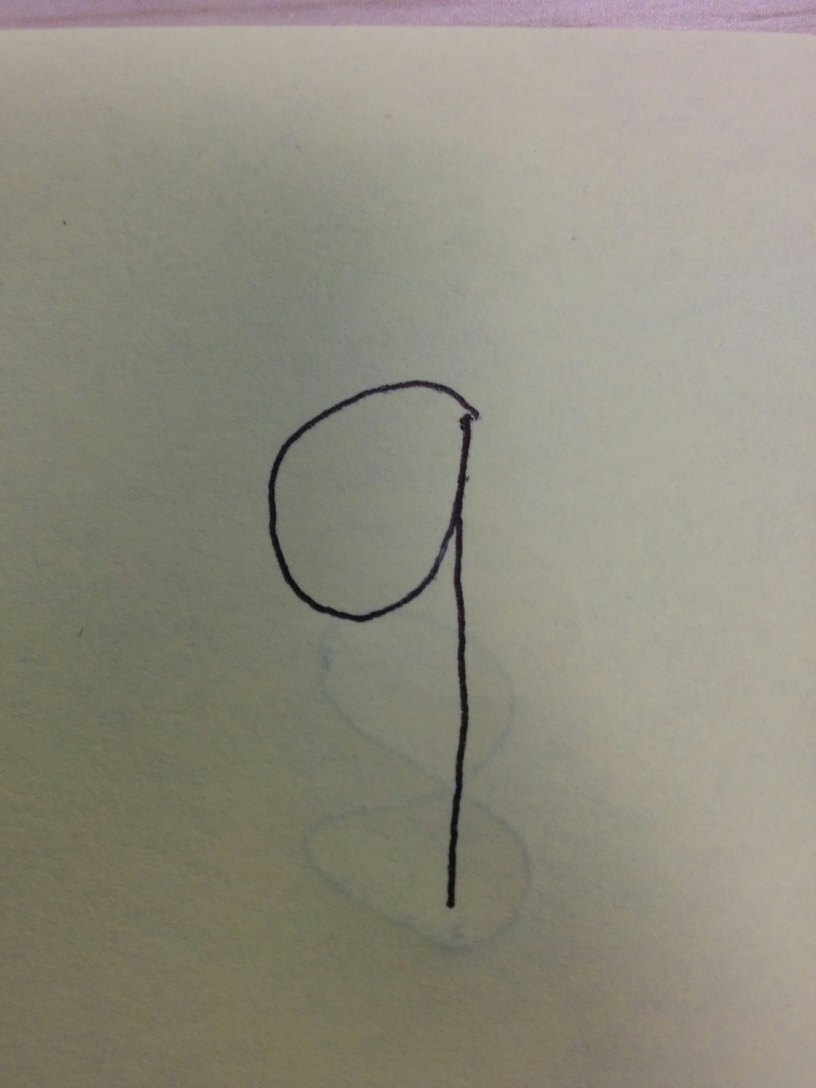
#> input picture 9.jpg, 2448 x 3264 px (shown at 1/3 size)
$ python -i digit_image_to_json.py   (imports and definitions only)   (older library calls are emulated)
#> lines starting #> are read from the running program, lines starting #| are printed output that depends on the picture; after the words box and inside, x2 and y2 are one past the last pixel; in counts of white or black regions, pixels touching at a corner belong together
# Import the modules
import cv2
from skimage import io
import numpy as np
import json
import sys


def make_request_json(file_path, output_json):
#> called with file_path = '9.jpg', output_json = 'out.png'
    with open(output_json, 'w') as ff:
        # Read the input image
        im = io.imread(file_path)
#> im is the input picture: shape (3264, 2448, 3); mean R, G, B 142.9, 140.2, 126.7

        # crop the image as workaround for the bug where cv2.resize fails when height != width of image
        x = [im.shape[0], im.shape[1]]
#> x = [3264, 2448]
        if x[0] != x[1]:
            y = min(x)
#> y = 2448
            im = im[0:y, 0:y]
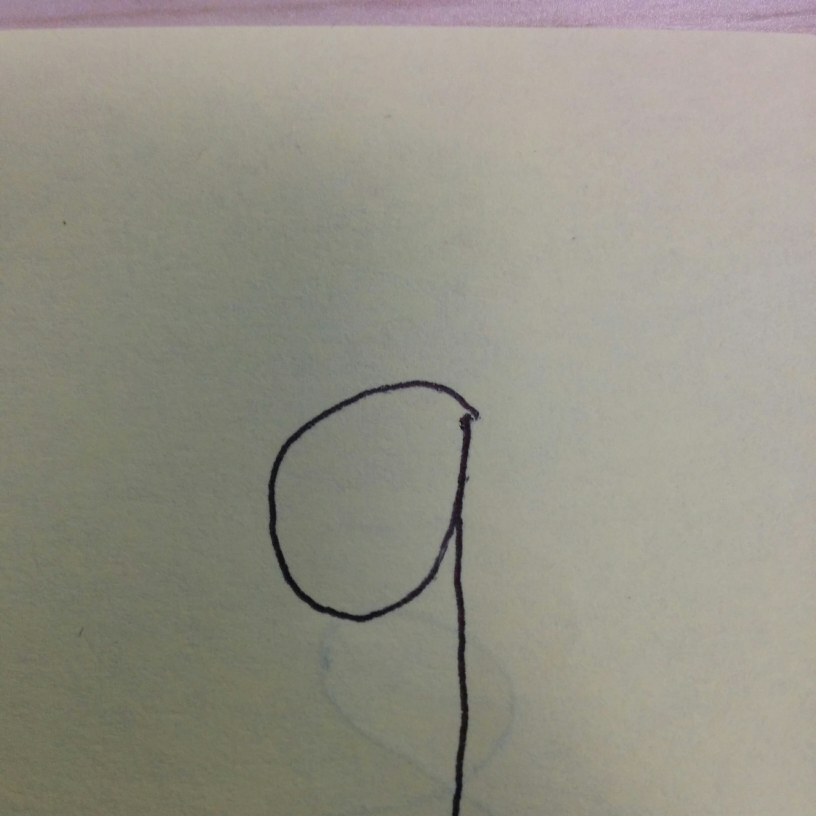
#> im: shape (2448, 2448, 3) (shown at 1/3 size); mean R, G, B 147.9, 145.8, 134

        # Convert to grayscale and apply Gaussian filtering
        im_gray = cv2.cvtColor(im, cv2.COLOR_BGR2GRAY)
        im_gray = cv2.GaussianBlur(im_gray, (5, 5), 0)

        # Threshold the image
        ret, im_th = cv2.threshold(im_gray, 90, 255, cv2.THRESH_BINARY_INV)
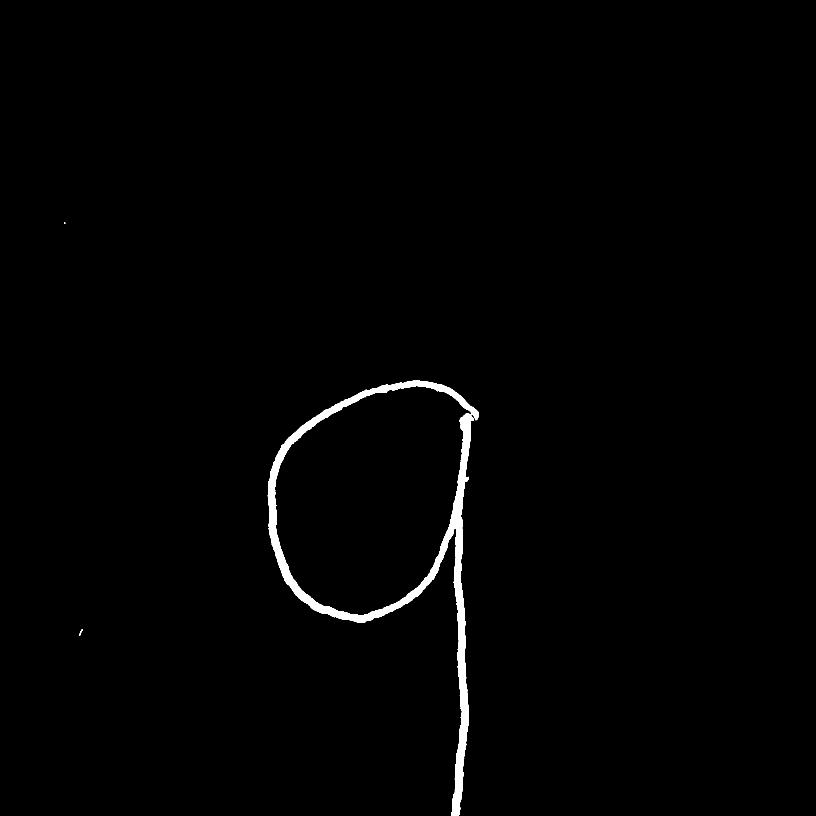
#> im_th: shape (2448, 2448) (shown at 1/3 size); 1% white; 3 white regions (1 under 20 px)

        # Find contours in the image
        _ , ctrs, hier = cv2.findContours(im_th.copy(), cv2.RETR_EXTERNAL, cv2.CHAIN_APPROX_SIMPLE)
#> ctrs = 3 contours, 1 with area under 20; largest, box (x1, y1, x2, y2) and area: (803, 1141, 1437, 2448) 59595, (238, 1887, 248, 1907) 36

        # Get rectangles contains each contour
        rects = [cv2.boundingRect(ctr) for ctr in ctrs]
#> rects = [(238, 1887, 10, 20), (803, 1141, 634, 1307), (192, 667, 4, 5)]

        # For each rectangular region, calculate HOG features and predict
        # the digit using Linear SVM.
        for rect in rects:
            # Draw the rectangles
            cv2.rectangle(im, (rect[0], rect[1]), (rect[0] + rect[2], rect[1] + rect[3]), (0, 255, 0), 3)
            # Make the rectangular region around the digit
            leng = int(rect[3] * 1.6)
            pt1 = int(rect[1] + rect[3] // 2 - leng // 2)
            pt2 = int(rect[0] + rect[2] // 2 - leng // 2)
            roi = im_th[pt1:pt1+leng, pt2:pt2+leng]
            # Resize the image
            roi = cv2.resize(roi, (28, 28), interpolation=cv2.INTER_AREA)
            roi = cv2.dilate(roi, (3, 3))
            roi = roi/255.0
#> this loop made 3 passes
#> (rect, leng, pt1, pt2) on passes 1 to 3: ((238, 1887, 10, 20), 32, 1881, 227), ((803, 1141, 634, 1307), 2091, 749, 75), ((192, 667, 4, 5), 8, 665, 190)
#> pass 1, in make_request_json, `roi = im_th[pt1:pt1+leng, pt2:pt2+leng]`:
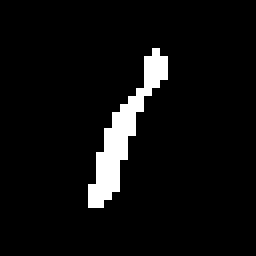
#> roi: shape (32, 32) (shown 8 times larger); 5.6% white in thin lines or dots, all inside (x1, y1, x2, y2) = (11, 6, 21, 26)
#> pass 1, in make_request_json, `roi = cv2.resize(roi, (28, 28), interpolation=cv2.INTER_AREA)`:
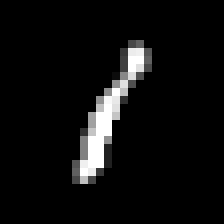
#> roi: shape (28, 28) (shown 8 times larger); min 0, max 255, mean 14.2
#> pass 1, in make_request_json, `roi = cv2.dilate(roi, (3, 3))`:
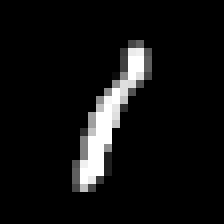
#> roi: shape (28, 28) (shown 8 times larger); min 0, max 255, mean 17
#> after the loop:
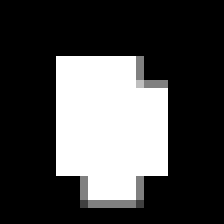
#> roi: shape (28, 28) float64 (shown 8 times larger); min 0, max 1, mean 0.284
        row = json.dumps({"inputs":np.ndarray.flatten(roi).tolist()})
        ff.write(row)

>>> result = make_request_json('9.jpg', 'out.png')
